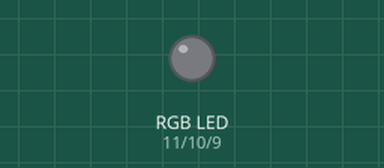
Recording of a sketch running on a simulated Arduino Uno, built with avr-gcc and run on an emulated ATmega328P. Shown: an RGB LED mixed from three pins (HIGH = lit).

Above: at 0.1 s.
At 2.1 s:
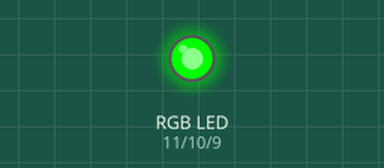
At 3.1 s:
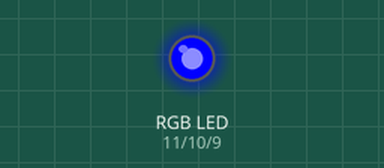
At 6.1 s:
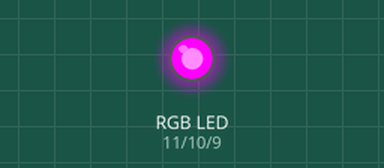
At 25.4 s:
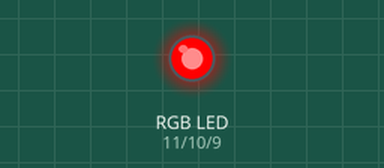
At 31.4 s:
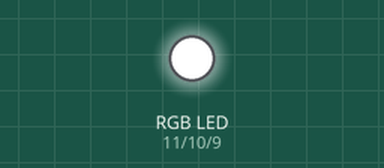
Timing chart, 0 to 40.0 s (numbered marks = the images above):
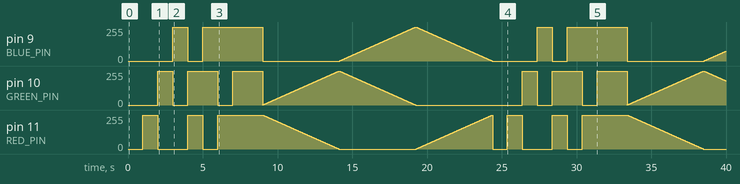

Measured:
- by itself, pin 9 (BLUE_PIN): 0/255 → 255/255 at 3.0 s, → 0/255 1.0 s later, → 255/255 1.0 s later, → 0/255 4.0 s later, … (592 changes in this stretch)
- by itself, pin 11 (RED_PIN): 0/255 → 255/255 at 1.0 s, → 0/255 1.0 s later, → 255/255 2.0 s later, → 0/255 1.0 s later, … (776 changes in this stretch)

The sketch:

Lesson_4_-_RGB_LED.ino
```cpp
int BLUE_PIN = 9;    // led xanh dương
int GREEN_PIN = 10;  // led xanh lá
int RED_PIN = 11;    // led đỏ
int DELAY_TIME = 1000;


void setup() {
  pinMode(BLUE_PIN, OUTPUT);
  pinMode(GREEN_PIN, OUTPUT);
  pinMode(RED_PIN, OUTPUT);
}

void loop() {
  displayAllBasicColors();
  delay(1000);
  showSpectrum();
}

void displayAllBasicColors() {
  // Tắt toàn bộ các led

  digitalWrite(RED_PIN, LOW);
  digitalWrite(GREEN_PIN, LOW);
  digitalWrite(BLUE_PIN, LOW);

  delay(DELAY_TIME);

  // Chỉ bật led đỏ

  digitalWrite(RED_PIN, HIGH);
  digitalWrite(GREEN_PIN, LOW);
  digitalWrite(BLUE_PIN, LOW);

  delay(DELAY_TIME);

  // Chỉ bật led xanh lá

  digitalWrite(RED_PIN, LOW);
  digitalWrite(GREEN_PIN, HIGH);
  digitalWrite(BLUE_PIN, LOW);

  delay(DELAY_TIME);

  // Chỉ bật led xanh dương

  digitalWrite(RED_PIN, LOW);
  digitalWrite(GREEN_PIN, LOW);
  digitalWrite(BLUE_PIN, HIGH);

  delay(DELAY_TIME);

  // Bật màu vàng bắng cách bật led đỏ và xanh

  digitalWrite(RED_PIN, HIGH);
  digitalWrite(GREEN_PIN, HIGH);
  digitalWrite(BLUE_PIN, LOW);

  delay(DELAY_TIME);

  // Xanh lam (Cyan) bằng cách bật led xanh lá và xanh dương

  digitalWrite(RED_PIN, LOW);
  digitalWrite(GREEN_PIN, HIGH);
  digitalWrite(BLUE_PIN, HIGH);

  delay(DELAY_TIME);

  // Tím (đỏ + xanh dương)

  digitalWrite(RED_PIN, HIGH);
  digitalWrite(GREEN_PIN, LOW);
  digitalWrite(BLUE_PIN, HIGH);

  delay(DELAY_TIME);

  // Màu trắng (tất cả các led)

  digitalWrite(RED_PIN, HIGH);
  digitalWrite(GREEN_PIN, HIGH);
  digitalWrite(BLUE_PIN, HIGH);

  delay(DELAY_TIME);
}

void showSpectrum() {

  for (int i = 0; i < 768; i++) {
    showRGB(i);  // Call RGBspectrum() with our new x
    delay(20);   // Delay 10ms
  }
}

void showRGB(int color) {
  int redPWM;
  int greenPWM;
  int bluePWM;


  if (color <= 255)  // phân vùng 1
  {
    redPWM = 255 - color;  // red đi từ sáng về tắt
    greenPWM = color;      // green đi từ tắt thành sáng
    bluePWM = 0;           // blue luôn tắt

  } else if (color <= 511)  // phân vùng 2
  {
    redPWM = 0;                      // đỏ luôn tắt
    greenPWM = 255 - (color - 256);  // green đi từ sáng về tắt
    bluePWM = (color - 256);         // blue đi từ tắt thành sáng
  } else                             // phân vùng 3 với color >= 512
  {
    redPWM = (color - 512);         // red tắt rồi lại sáng
    greenPWM = 0;                   // green luôn tắt nhé
    bluePWM = 255 - (color - 512);  // blue sáng rồi lại tắt
  }
  // Phát xung
  analogWrite(RED_PIN, redPWM);
  analogWrite(BLUE_PIN, bluePWM);
  analogWrite(GREEN_PIN, greenPWM);
}
```
